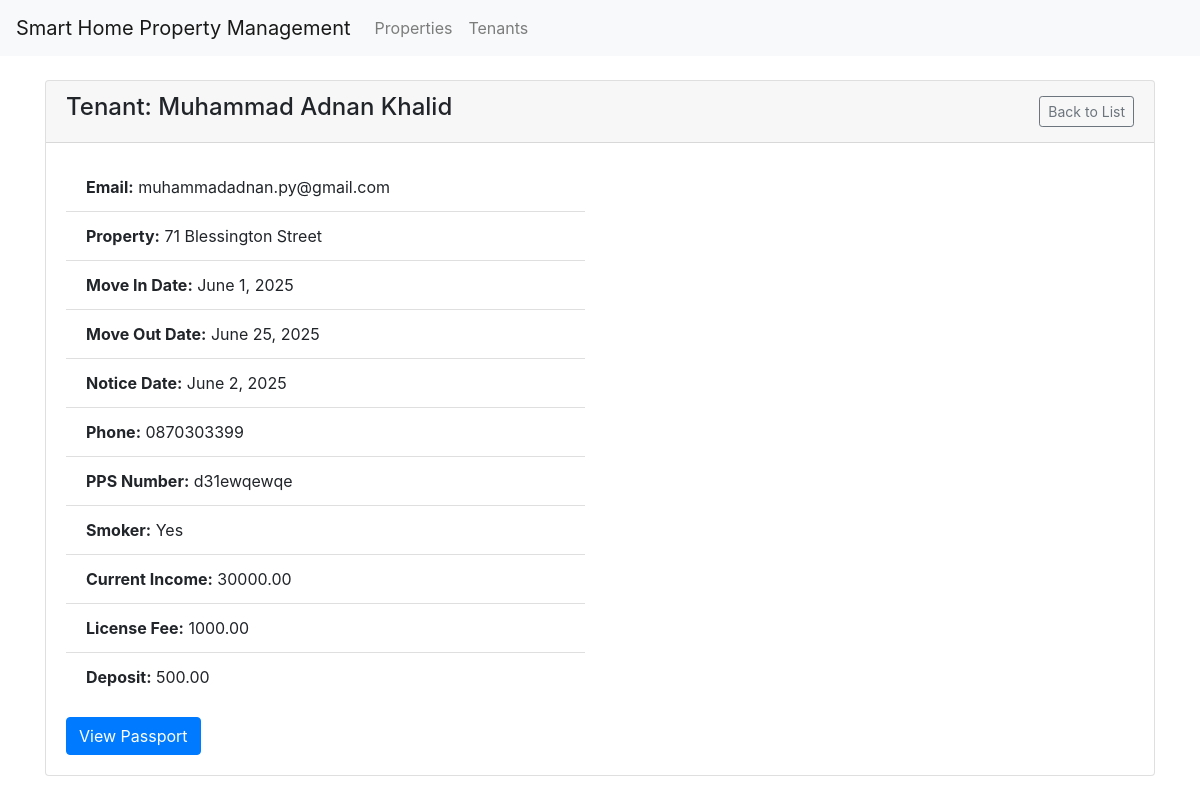
/tenants/2/, run on the app's committed database.
### tenants/models.py (models this page shows, shortened)
class Tenant(models.Model):
    property = models.ForeignKey(
        Property,
        on_delete=models.CASCADE,
        related_name='tenants'
    )
    timestamp = models.DateTimeField(auto_now_add=True, null=True, blank=True)
    move_in_date    = models.DateField(blank=True, null=True)
    move_out_date   = models.DateField(blank=True, null=True)
    notice_date     = models.DateField(blank=True, null=True)
    full_name       = models.CharField(max_length=200, blank=True, null=True)
    email           = models.EmailField(blank=True, null=True)
    address_of_property = models.CharField(max_length=200, blank=True, null=True)
    phone_number    = models.CharField(max_length=20, blank=True, null=True)
    pps_number      = models.CharField(max_length=50, blank=True, null=True)
    passport_upload = models.FileField(upload_to='tenant_passports/', blank=True, null=True)
    smoker          = models.BooleanField(default=False)
    consent_personal_data = models.BooleanField(
        default=False,
        help_text="I consent to the collection and processing of my personal data for the license agreement"
    )
    consent_share_data = models.BooleanField(
        default=False,
        help_text="I consent to the licensor sharing my data for the licensee agreement"
    )
    current_income  = models.DecimalField(max_digits=12, decimal_places=2, blank=True, null=True)
    license_fee     = models.DecimalField(max_digits=10, decimal_places=2, blank=True, null=True)
    deposit         = models.DecimalField(max_digits=10, decimal_places=2, blank=True, null=True)

### properties/models.py (models this page shows, shortened)
class Property(models.Model):
    street_number   = models.CharField(max_length=10, blank=True, null=True)
    street_name     = models.CharField(max_length=100, blank=True, null=True)
    complement      = models.CharField(max_length=100, blank=True, null=True)
    landlord        = models.CharField(max_length=100, blank=True, null=True)
    date_acquired   = models.DateField(blank=True, null=True)
    internet        = models.BooleanField(default=False)
    electricity     = models.BooleanField(default=False)
    gas             = models.BooleanField(default=False)
    trash           = models.BooleanField(default=False)
    date_released   = models.DateField(blank=True, null=True)
    contract_length = models.IntegerField(help_text="Contract length in months", default=0)
    property_video  = models.FileField(
        upload_to='property_videos/',
        blank=True,
        null=True,
        help_text="Optional video tour of the property"
    )
    maintenance     = models.TextField(blank=True)
    rooms           = models.IntegerField(default=0)
    bathrooms       = models.DecimalField(max_digits=3, decimal_places=1, default=0.0)
    type            = models.CharField(max_length=50, blank=True)
    rent            = models.DecimalField(max_digits=10, decimal_places=2, default=0.00)
    rent_margin     = models.DecimalField(max_digits=5, decimal_places=2, default=0.00)
    actual_margin   = models.DecimalField(max_digits=5, decimal_places=2, default=0.00)
    profit          = models.DecimalField(max_digits=10, decimal_places=2, default=0.00)
    real_profit     = models.DecimalField(max_digits=10, decimal_places=2, default=0.00)

### tenants/views.py (the view)
# urls.py: path('<int:pk>/', TenantDetailView.as_view(), name='tenant_detail'),
class TenantDetailView(DetailView):
    model = Tenant
    template_name = 'tenants/tenant_detail.html'
    context_object_name = 'tenant'

### tenants/templates/tenants/tenant_detail.html (shortened to what this page needs)
{% extends 'base.html' %}
{% block content %}
<div class="card mb-4">
  <div class="card-header d-flex justify-content-between align-items-center">
    <h4>Tenant: {{ tenant.full_name }}</h4>
    <a href="{% url 'tenants:tenant_list' %}" class="btn btn-outline-secondary btn-sm">Back to List</a>
  </div>
  <div class="card-body">
    <div class="row">
      <div class="col-md-6">
        <ul class="list-group list-group-flush mb-3">
          <li class="list-group-item"><strong>Email:</strong> {{ tenant.email }}</li>
          <li class="list-group-item"><strong>Property:</strong> {{ tenant.property.street_number }} {{ tenant.property.street_name }}</li>
          <li class="list-group-item"><strong>Move In Date:</strong> {{ tenant.move_in_date }}</li>
          <li class="list-group-item"><strong>Move Out Date:</strong> {{ tenant.move_out_date }}</li>
          <li class="list-group-item"><strong>Notice Date:</strong> {{ tenant.notice_date }}</li>
          <li class="list-group-item"><strong>Phone:</strong> {{ tenant.phone_number }}</li>
          <li class="list-group-item"><strong>PPS Number:</strong> {{ tenant.pps_number }}</li>
          <li class="list-group-item"><strong>Smoker:</strong> {{ tenant.smoker|yesno:"Yes,No" }}</li>
          <li class="list-group-item"><strong>Current Income:</strong> {{ tenant.current_income }}</li>
          <li class="list-group-item"><strong>License Fee:</strong> {{ tenant.license_fee }}</li>
          <li class="list-group-item"><strong>Deposit:</strong> {{ tenant.deposit }}</li>
        </ul>
        {% if tenant.passport_upload %}
          <button type="button"
                  class="btn btn-primary"
                  data-toggle="modal"
                  data-target="#passportModal">
            View Passport
          </button>
        {% else %}
          <p class="text-muted">No passport uploaded.</p>
        {% endif %}
      </div>
    </div>
  </div>
</div>
{% endblock %}

### static/css/custom.css (style rules this page uses)
.btn-primary { transition: background-color 0.3s ease, transform 0.2s ease; }

### data on the page
Tenant: full_name "Muhammad Adnan Khalid", email "muhammadadnan.py@gmail.com", property.street_number "71", property.street_name "Blessington Street", move_in_date "June 1, 2025", move_out_date "June 25, 2025", notice_date "June 2, 2025", phone_number "0870303399", pps_number "d31ewqewqe", smoker "Yes", current_income "30000.00", license_fee "1000.00", deposit "500.00"
